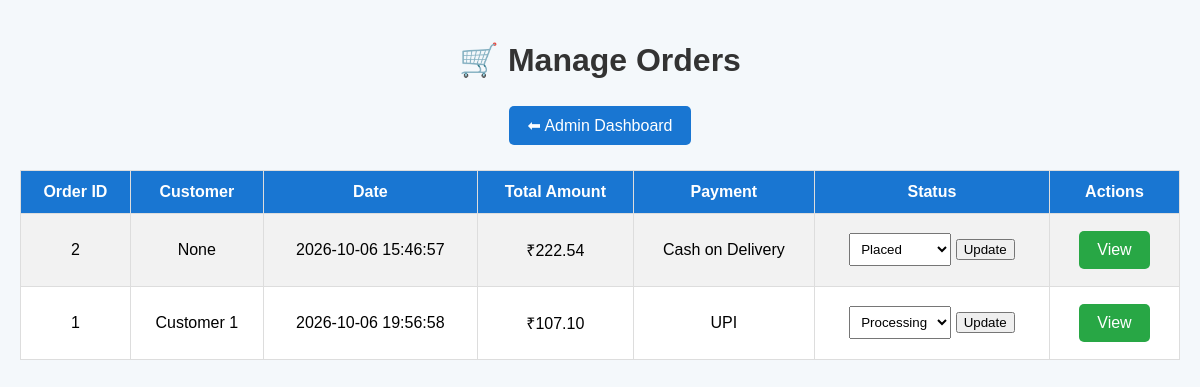
The app's page /admin/orders (signed in) with its own data.
### tables this page shows
CREATE TABLE orders (
    order_id INTEGER PRIMARY KEY AUTOINCREMENT,
    customer_id INTEGER,
    order_date TEXT NOT NULL,
    total_amount REAL NOT NULL,
    payment_method TEXT,
    order_status TEXT DEFAULT 'Placed',

    FOREIGN KEY (customer_id)
    REFERENCES customers(customer_id)
);

CREATE TABLE customers (
    customer_id INTEGER PRIMARY KEY AUTOINCREMENT,
    name TEXT NOT NULL,
    email TEXT UNIQUE NOT NULL,
    password TEXT NOT NULL,
    phone TEXT,
    gender TEXT,
    customer_type TEXT DEFAULT 'Normal'
);

### app.py (the view)
@app.route("/admin/orders")
def admin_orders():
    if "admin_id" not in session:
        return redirect(url_for("admin_login"))
    connection = get_database_connection()
    orders = connection.execute("""
        SELECT
            orders.order_id,
            customers.name AS customer_name,
            orders.order_date,
            orders.total_amount,
            orders.payment_method,
            orders.order_status
        FROM orders
        LEFT JOIN customers
        ON orders.customer_id = customers.customer_id
        ORDER BY orders.order_id DESC
    """).fetchall()
    connection.close()
    return render_template(
        "admin_orders.html",
        orders=orders
    )

### app.py (called while the page is built)
def get_database_connection():
    connection = sqlite3.connect("database/supermarket.db")
    connection.row_factory = sqlite3.Row
    return connection

### templates/admin_orders.html (shortened to what this page needs)
<!DOCTYPE html>
<html>
<head>
</head>
<body>
<h1>🛒 Manage Orders</h1>
<div class="top-buttons">
    <a href="/admin/dashboard" class="button">
        ⬅ Admin Dashboard
    </a>
</div>
{% if orders %}
<table>
    <tr>
        <th>Order ID</th>
        <th>Customer</th>
        <th>Date</th>
        <th>Total Amount</th>
        <th>Payment</th>
        <th>Status</th>
        <th>Actions</th>
    </tr>
    {% for order in orders %}
    <tr>
        <td>
            {{ order["order_id"] }}
        </td>
        <td>
            {{ order["customer_name"] }}
        </td>
        <td>
            {{ order["order_date"] }}
        </td>
        <td>
            ₹{{ "%.2f"|format(order["total_amount"]) }}
        </td>
        <td>
            {{ order["payment_method"] }}
        </td>
        <td>
            <form method="POST"
                  action="/admin/orders/update/{{ order['order_id'] }}">
                <select name="order_status">
                    <option value="Placed"
                    {% if order["order_status"] == "Placed" %}selected{% endif %}>
                        Placed
                    </option>
                    <option value="Processing"
                    {% if order["order_status"] == "Processing" %}selected{% endif %}>
                        Processing
                    </option>
                </select>
                <button type="submit">
                    Update
                </button>
            </form>
        </td>
        <td>
            <a href="/admin/orders/{{ order['order_id'] }}"
               class="button view">
                View
            </a>
        </td>
    </tr>
    {% endfor %}
</table>
{% else %}
<p style="text-align:center;">
    No orders found.
</p>
{% endif %}
</body>
</html>

### templates/admin_orders.html (style rules this page uses)
body { font-family: Arial, sans-serif; background-color: #f4f8fb; margin: 0; padding: 20px; }
h1 { text-align: center; color: #333; }
.top-buttons { text-align: center; margin-bottom: 20px; }
.button { display: inline-block; padding: 10px 18px; margin: 5px; background-color: #1976d2; color: white; text-decoration: none; border-radius: 5px; }
table { width: 100%; border-collapse: collapse; background-color: white; }
th, td { border: 1px solid #ddd; padding: 12px; text-align: center; }
th { background-color: #1976d2; color: white; }
tr:nth-child(even) { background-color: #f2f2f2; }
.view { background-color: #28a745; }
select { padding: 7px; }

### records on screen
orders: order_id "2", customer_name "None", order_date "2026-10-06 15:46:57", total_amount "222.54", payment_method "Cash on Delivery", order_status "Placed"
orders: order_id "1", customer_name "Customer 1", order_date "2026-10-06 19:56:58", total_amount "107.10", payment_method "UPI", order_status "Processing"
